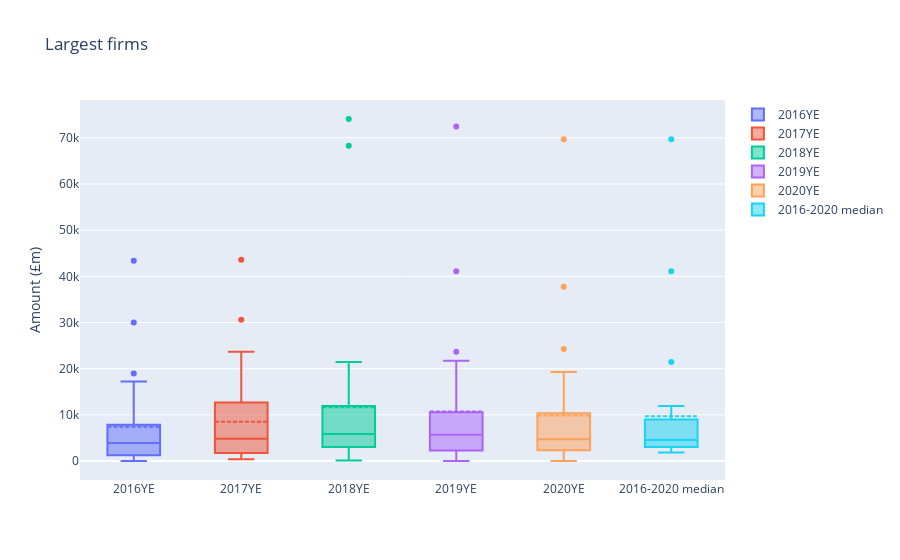

This figure's notebook cell:
### Markdown cell above
#### median size

### Code cell
fig = go.Figure()

for col in largest_firms_16_20['GWP (£m)'].columns:
    fig.add_trace(
        go.Box(
            y=largest_firms_16_20['GWP (£m)'][col],
            name=col,
            boxmean=True
        )
    )

fig.add_trace(
        go.Box(
            y=largest_firms_16_20['GWP (£m)'].median(axis=1),
            name='2016-2020 median',
            boxmean=True
        )
    )

fig.update_layout(
    title='Largest firms',
    yaxis_title='Amount (£m)'
)

fig.show()
